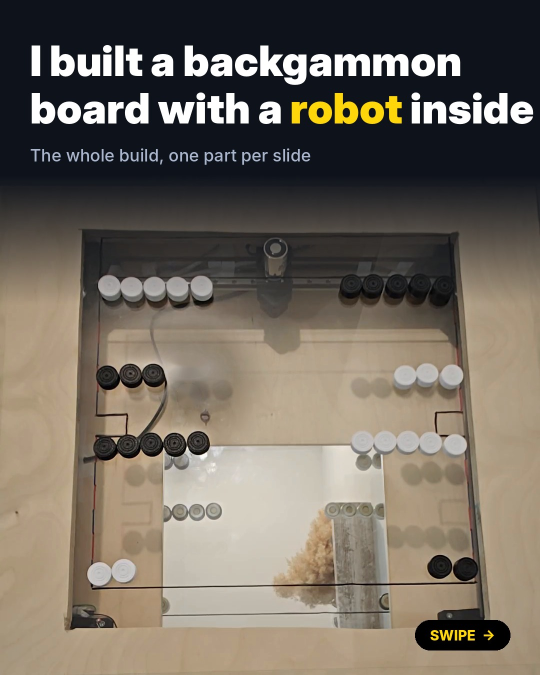
#> input picture social/instagram-carousel/slide-01.jpg, 1080 x 1350 px (shown at 1/2 size)
$ python -i helpers.py   (imports and definitions only)
#> lines starting #> are read from the running program, lines starting #| are printed output that depends on the picture
#> further down, picture is the input picture: shape (1350, 1080, 3); mean B, G, R 95.3, 106, 114.2
"""Small pieces shared by several scripts: photo, circle finder, click window, magnet on.

    from helpers import photo, ask, find_circles, step_aside, magnet_on
"""
import time

import cv2
import numpy as np

import ui
from board import BoardError

WIN = "photo"


STRIPES = 2.5   # good photos score 0-1.5; a broken frame (stripes) 6 or more
COLOUR_JUMP = 30.0   # mean colour (0-255) that may change between two photos of the same board
_last = {"mean": None}


# [45 lines left out: functions stripes, broken, photo, not called in this run]


def find_circles(img):
    s = img.shape[1] / 1024  # the sizes below were tuned on 1024 px wide photos
#> s = 1.05
    g = cv2.medianBlur(cv2.cvtColor(img, cv2.COLOR_BGR2GRAY), 5)
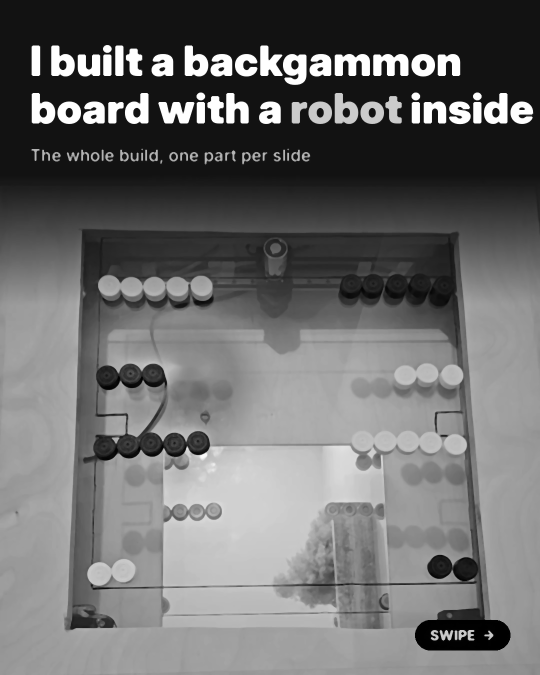
#> g: shape (1350, 1080) (shown at 1/2 size); min 0, max 255, mean 107.3
    c = cv2.HoughCircles(g, cv2.HOUGH_GRADIENT, dp=1.2, minDist=20 * s,
                         param1=100, param2=28, minRadius=int(6 * s), maxRadius=int(70 * s))
#> c = 144 rows, first 8: [1043.4, 225, 22.44], [263.4, 801, 68.28], [197.4, 1147.8, 23.52], [251.4, 819, 60.36], [744.6, 225, 23.04], [861, 883.8, 22.08], [879, 1133.4, 24.84], [846.6, 130.2, 22.92]
    return [] if c is None else [(float(x), float(y), float(r)) for x, y, r in c[0]]


# [39 lines left out: functions ask, step_aside, not called in this run]


HEAT_MAX = 85   # % of the board's heat budget: a drag that would end above it waits to cool first (Nadav 15.11)
on_cooling = None   # set by the game: called with the seconds left while the magnet cools (for the page)


# [37 lines left out: function magnet_on, not called in this run]

>>> import cv2
>>> picture = cv2.imread('../../social/instagram-carousel/slide-01.jpg')
>>> result = find_circles(picture)
#> result = 144 items, first 6: (1043.4, 225, 22.44), (263.4, 801, 68.28), (197.4, 1147.8, 23.52), (251.4, 819, 60.36), (744.6, 225, 23.04), (861, 883.8, 22.08)

$ run again, on social/instagram-carousel/slide-02.jpg
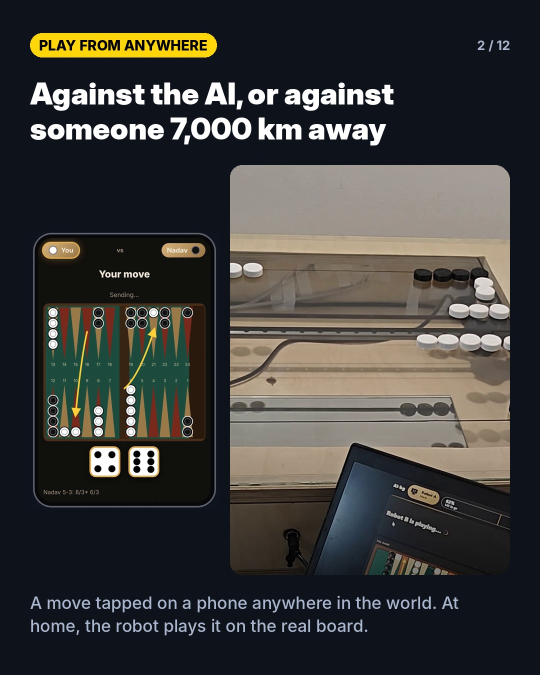
#> input picture social/instagram-carousel/slide-02.jpg, 1080 x 1350 px (shown at 1/2 size)
#> picture is the input picture: shape (1350, 1080, 3); mean B, G, R 58.8, 60.8, 61.4
#> in find_circles, `g = cv2.medianBlur(cv2.cvtColor(img, cv2.COLOR_BGR2GRAY), 5)`:
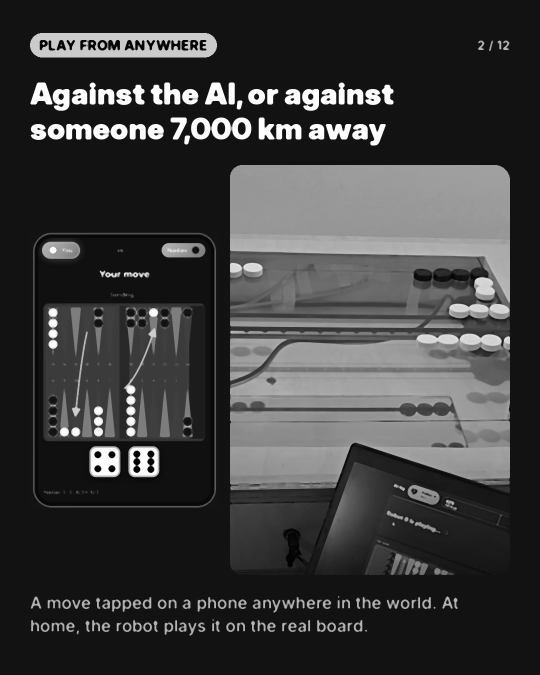
#> g: shape (1350, 1080) (shown at 1/2 size); min 0, max 255, mean 60.6
#> c = 242 rows, first 8: [240.6, 689.4, 69.6], [912.6, 583.8, 72.24], [474.6, 685.8, 72.24], [604.2, 744.6, 72.24], [495, 675, 68.28], [931.8, 657, 65.64], [961.8, 655.8, 57.72], [106.2, 973.8, 41.52]
#> result = 242 items, first 6: (240.6, 689.4, 69.6), (912.6, 583.8, 72.24), (474.6, 685.8, 72.24), (604.2, 744.6, 72.24), (495, 675, 68.28), (931.8, 657, 65.64)

$ run again, on social/instagram-carousel/slide-03.jpg
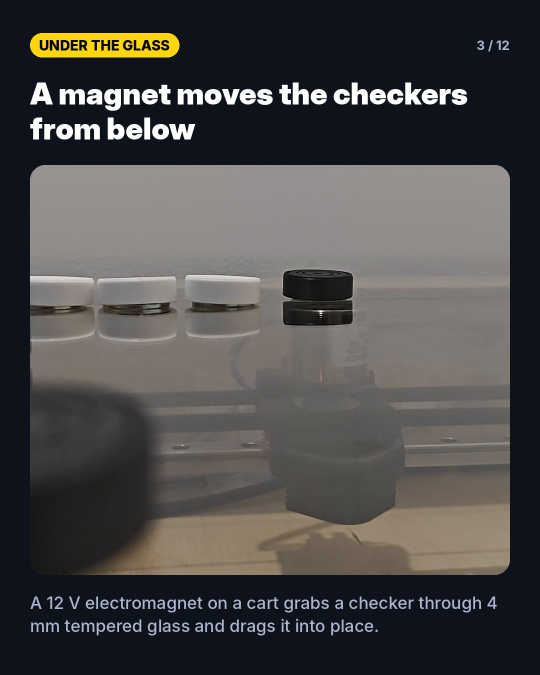
#> input picture social/instagram-carousel/slide-03.jpg, 1080 x 1350 px (shown at 1/2 size)
#> picture is the input picture: shape (1350, 1080, 3); mean B, G, R 73.8, 74.1, 75.4
#> in find_circles, `g = cv2.medianBlur(cv2.cvtColor(img, cv2.COLOR_BGR2GRAY), 5)`:
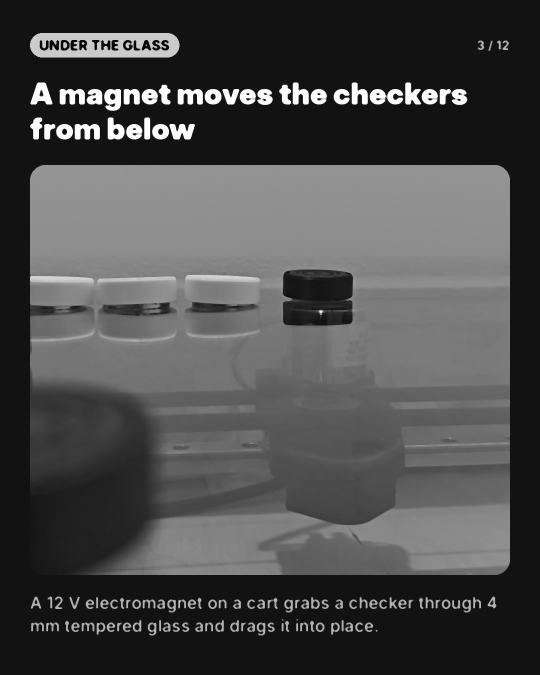
#> g: shape (1350, 1080) (shown at 1/2 size); min 1, max 255, mean 74.4
#> c = 74 rows, first 8: [495, 192.6, 15.84], [636.6, 192.6, 16.08], [858.6, 192.6, 16.08], [150.6, 131.4, 66.96], [333, 89.4, 25.08], [755.4, 193.8, 15.72], [299.4, 192.6, 15.48], [333, 1230.6, 32.64]
#> result = 74 items, first 6: (495, 192.6, 15.84), (636.6, 192.6, 16.08), (858.6, 192.6, 16.08), (150.6, 131.4, 66.96), (333, 89.4, 25.08), (755.4, 193.8, 15.72)

$ run again, on social/instagram-carousel/slide-04.jpg
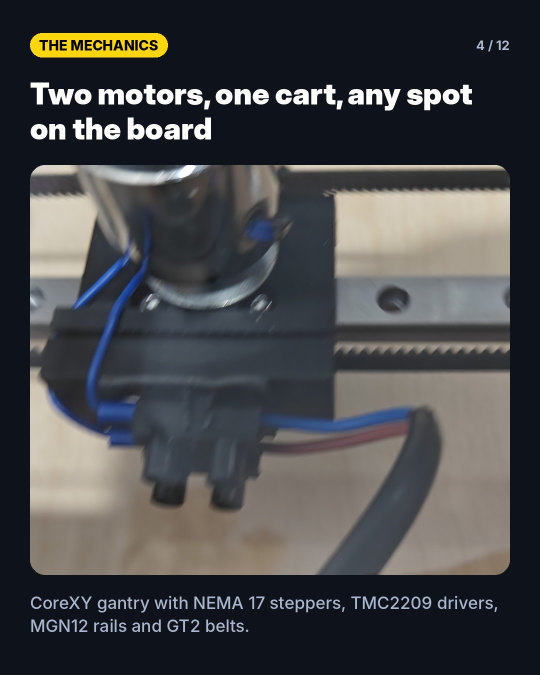
#> input picture social/instagram-carousel/slide-04.jpg, 1080 x 1350 px (shown at 1/2 size)
#> picture is the input picture: shape (1350, 1080, 3); mean B, G, R 73.5, 71.4, 70.7
#> in find_circles, `g = cv2.medianBlur(cv2.cvtColor(img, cv2.COLOR_BGR2GRAY), 5)`:
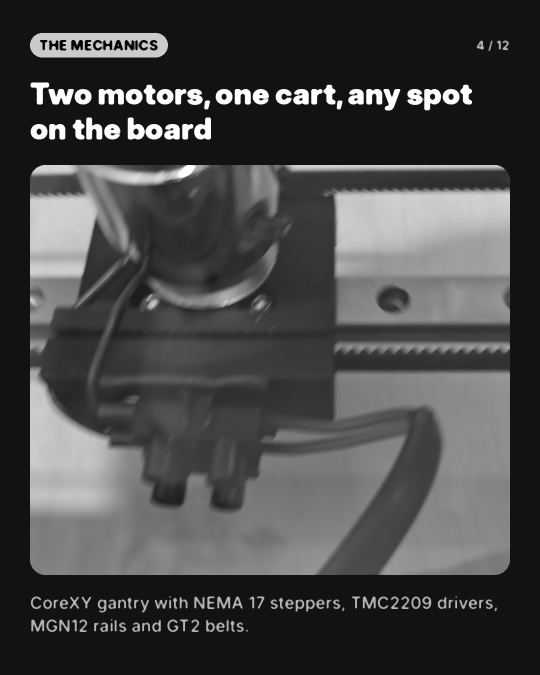
#> g: shape (1350, 1080) (shown at 1/2 size); min 1, max 255, mean 71.4
#> c = 77 rows, first 8: [223.8, 263.4, 15.6], [268.2, 300.6, 69.6], [84.6, 89.4, 25.2], [348.6, 289.8, 66.96], [311.4, 89.4, 24.12], [267, 192.6, 16.2], [521.4, 192.6, 15.48], [108.6, 1241.4, 41.04]
#> result = 77 items, first 6: (223.8, 263.4, 15.6), (268.2, 300.6, 69.6), (84.6, 89.4, 25.2), (348.6, 289.8, 66.96), (311.4, 89.4, 24.12), (267, 192.6, 16.2)
